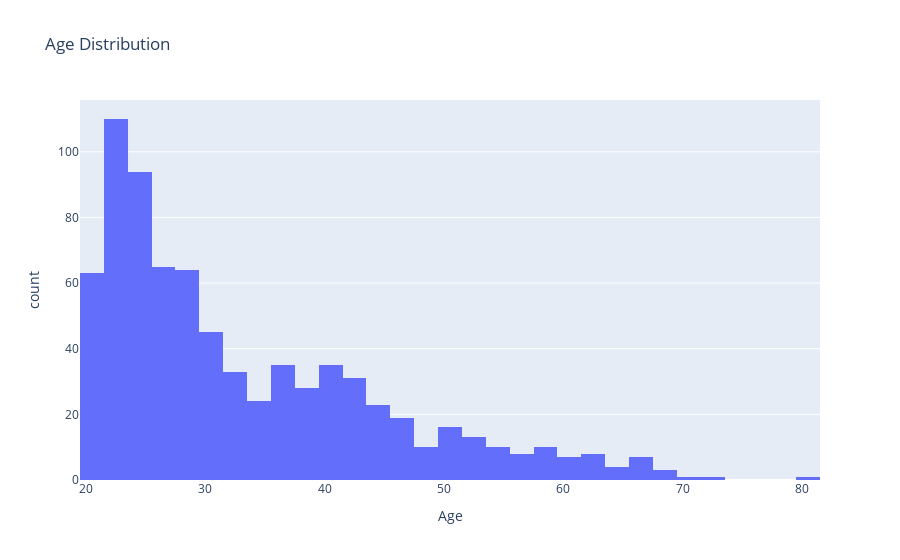

Notebook cell for this chart:
### Markdown cell above
#### Age

### Code cell
fig = px.histogram(df_plot, x = 'Age', title='Age Distribution')
fig.show()

### Figure 1 — Plotly figure (JSON) as saved in the notebook; plotly's stock layout.template omitted (floating-point values rounded to 4 significant figures; data arrays with more than 128 entries replaced by an {"elided": "..."} marker saying what was removed)
{"data": [{"alignmentgroup": "True", "bingroup": "x", "hovertemplate": "Age=%{x}<br>count=%{y}<extra></extra>", "legendgroup": "", "marker": {"color": "#636efa", "pattern": {"shape": ""}}, "name": "", "offsetgroup": "", "orientation": "v", "showlegend": false, "type": "histogram", "x": {"elided": "768 int values"}, "xaxis": "x", "yaxis": "y"}], "layout": {"barmode": "relative", "legend": {"tracegroupgap": 0}, "title": {"text": "Age Distribution"}, "xaxis": {"anchor": "y", "domain": [0, 1], "title": {"text": "Age"}}, "yaxis": {"anchor": "x", "domain": [0, 1], "title": {"text": "count"}}}}
